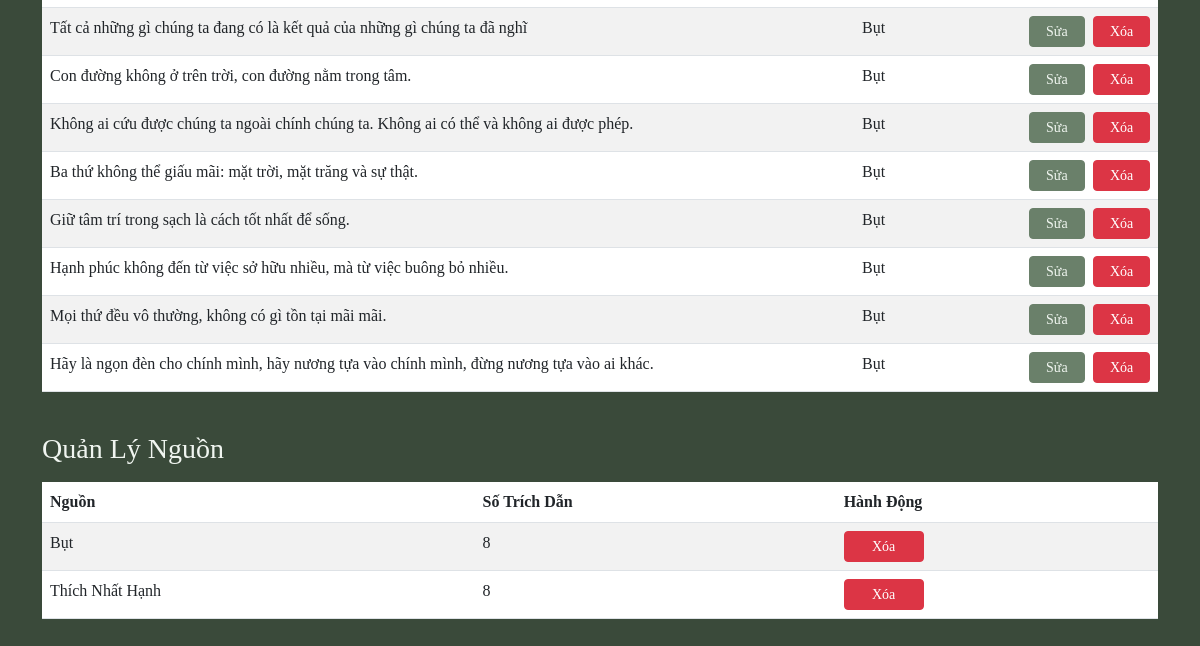
The page /manage (lower part) on the database as committed earlier.
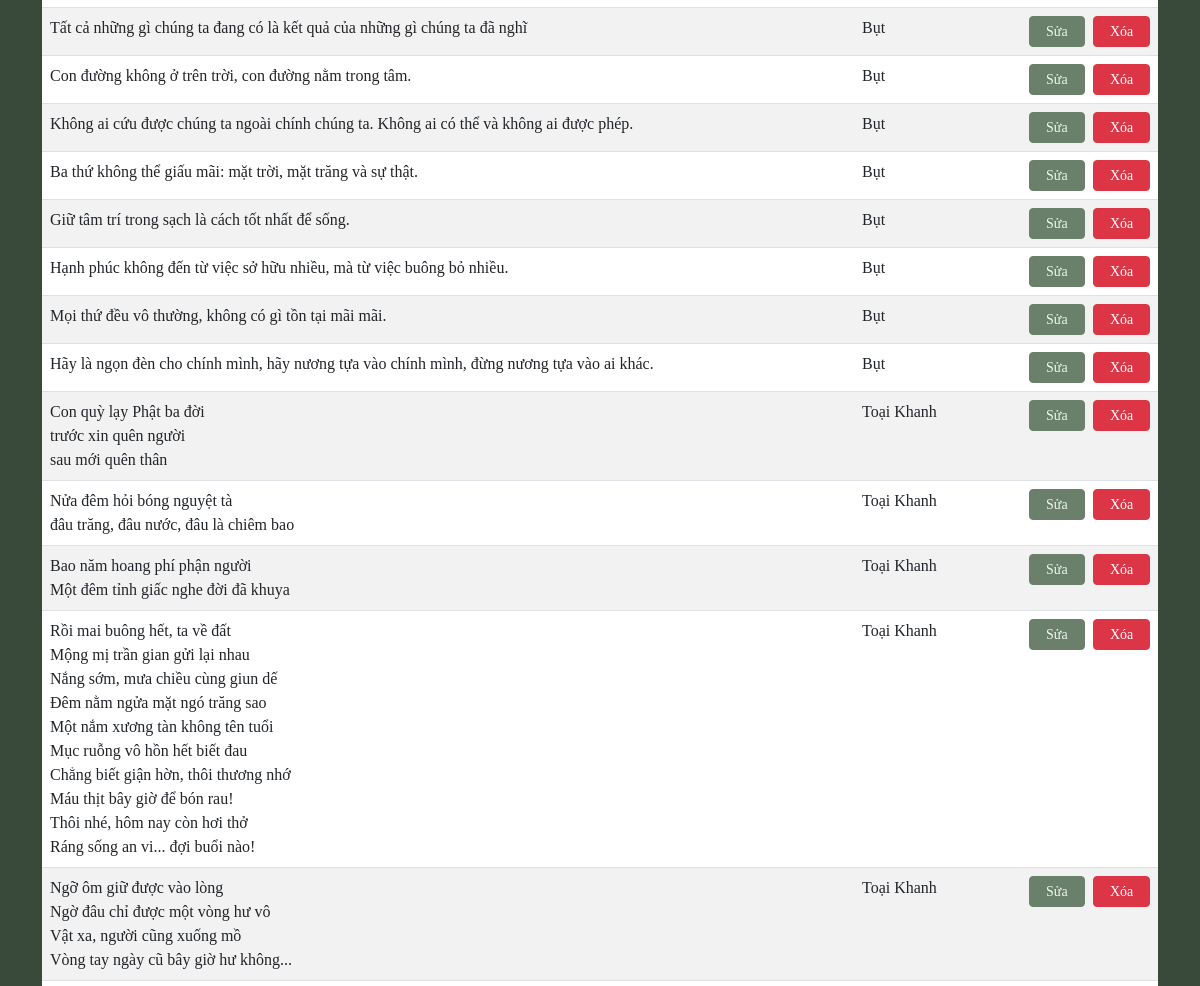
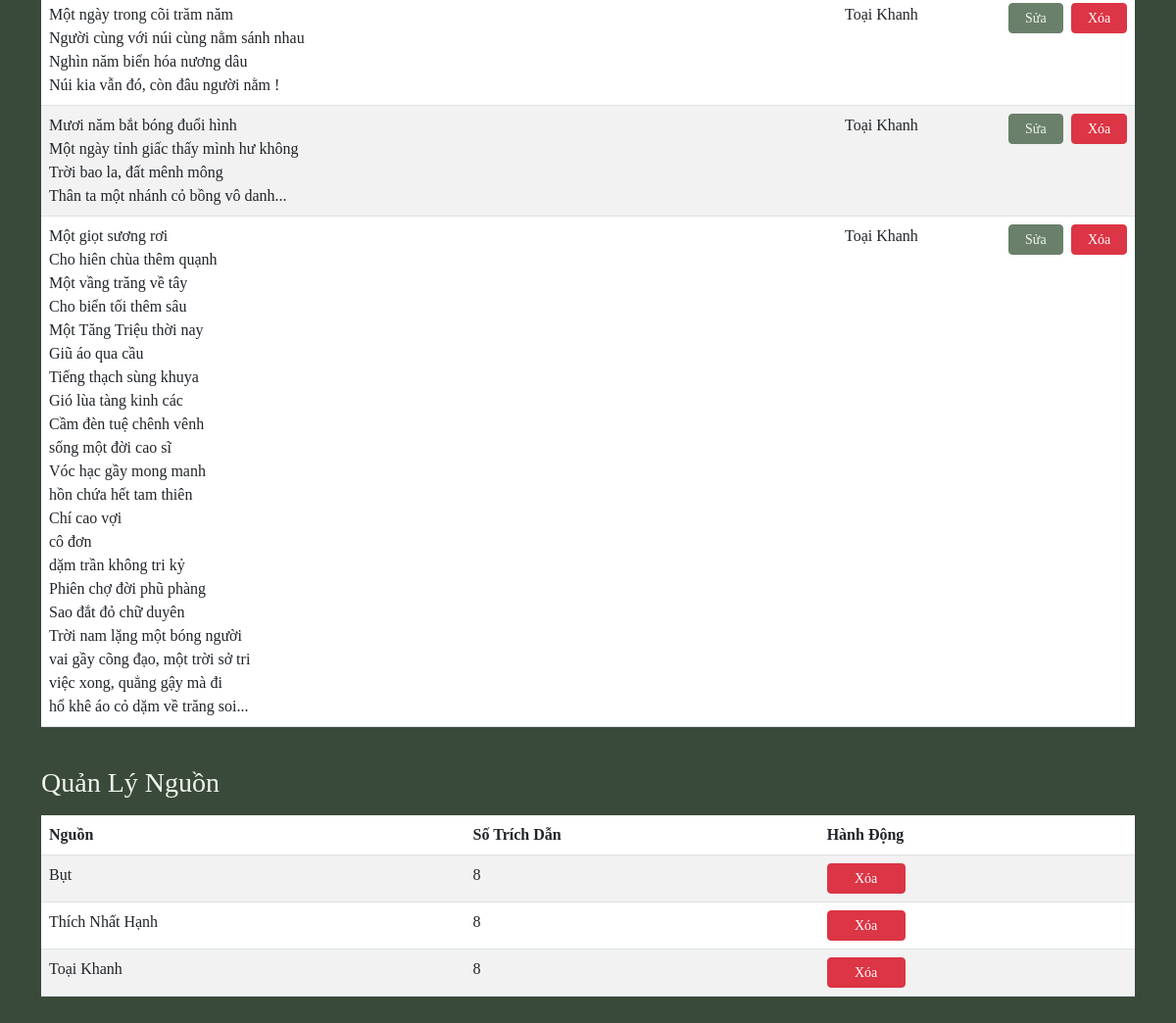
The same page on the database as committed later (2 pictures, top to bottom).
### tables this page shows
CREATE TABLE quotes 
                 (id INTEGER PRIMARY KEY AUTOINCREMENT,
                  content TEXT NOT NULL,
                  category TEXT NOT NULL);

### app.py (the view, shortened to what this page needs)
@app.route('/manage', methods=['GET', 'POST'])
def manage():
    conn = sqlite3.connect('quotes.db')
    conn.execute('PRAGMA encoding = "UTF-8"')
    c = conn.cursor()
    c.execute("SELECT * FROM quotes")
    quotes = c.fetchall()
    c.execute("SELECT DISTINCT category FROM quotes")
    categories = [row[0] for row in c.fetchall()]
    c.execute("SELECT category, COUNT(*) as count FROM quotes GROUP BY category")
    category_counts = c.fetchall()
    conn.close()
    return render_template('index.html', quotes=quotes, categories=categories, category_counts=category_counts)

### app.py (called while the page is built)
def nl2br(value):
    return Markup(value.replace('\n', '<br>'))

### templates/index.html (shortened to what this page needs)
{% extends "base.html" %}
{% block content %}
    <div class="table-responsive">
        <table class="table table-striped">
            <tbody>
                {% for quote in quotes %}
                <tr>
                    <td>{{ quote[1] | nl2br | safe }}</td>
                    <td>{{ quote[2] }}</td>
                    <td>
                        <div class="d-flex gap-2">
                            <button type="button" class="btn btn-primary btn-sm w-100 w-md-auto"
                                    data-bs-toggle="modal" data-bs-target="#editModal{{ quote[0] }}"
                                    style="max-width: 80px;">
                                Sửa
                            </button>
                            <button type="button" class="btn btn-danger btn-sm w-100 w-md-auto"
                                    onclick="promptDelete({{ quote[0] }})"
                                    style="max-width: 80px;">
                                Xóa
                            </button>
                        </div>
                    </td>
                </tr>
                {% endfor %}
            </tbody>
        </table>
    </div>
    <h3 class="mb-3 mt-4">Quản Lý Nguồn</h3>
    <div class="table-responsive">
        <table class="table table-striped">
            <thead>
                <tr>
                    <th>Nguồn</th>
                    <th>Số Trích Dẫn</th>
                    <th>Hành Động</th>
                </tr>
            </thead>
            <tbody>
                {% for category, count in category_counts %}
                <tr>
                    <td>{{ category }}</td>
                    <td>{{ count }}</td>
                    <td>
                        <button type="button" class="btn btn-danger btn-sm w-100 w-md-auto"
                                onclick="promptDeleteCategory('{{ category }}')"
                                style="max-width: 80px;">
                            Xóa
                        </button>
                    </td>
                </tr>
                {% endfor %}
            </tbody>
        </table>
    </div>
{% endblock %}

Rows that differ between the two databases and show on the page:
added quotes: content "Con quỳ lạy Phật ba đời trước xin quên người sau mới quên thân", category "Toại Khanh"
added quotes: content "Nửa đêm hỏi bóng nguyệt tà đâu trăng, đâu nước, đâu là chiêm bao", category "Toại Khanh"
added quotes: content "Bao năm hoang phí phận người Một đêm tỉnh giấc nghe đời đã khuya", category "Toại Khanh"
added quotes: content "Rồi mai buông hết, ta về đất Mộng mị trần gian gửi lại nhau Nắng sớm, mưa chiều cùng giun dế Đêm nằm ngửa mặt ngó trăng sao Một nắm xương tàn không tên tuổi Mục ruỗng vô hồn hết biết đau Chẳng biết giận hờn, thôi thương nhớ Máu thịt bây giờ để bón rau! Thôi nhé, hôm nay còn hơi thở Ráng sống an vi... đợi buổi nào!", category "Toại Khanh"
added quotes: content "Ngỡ ôm giữ được vào lòng Ngờ đâu chỉ được một vòng hư vô Vật xa, người cũng xuống mồ Vòng tay ngày cũ bây giờ hư không...", category "Toại Khanh"
added quotes: content "Một ngày trong cõi trăm năm Người cùng với núi cùng nằm sánh nhau Nghìn năm biển hóa nương dâu Núi kia vẫn đó, còn đâu người nằm !", category "Toại Khanh"
added quotes: content "Mươi năm bắt bóng đuổi hình Một ngày tỉnh giấc thấy mình hư không Trời bao la, đất mênh mông Thân ta một nhánh cỏ bồng vô danh...", category "Toại Khanh"
added quotes: content "Một giọt sương rơi Cho hiên chùa thêm quạnh Một vầng trăng về tây Cho biển tối thêm sâu Một Tăng Triệu thời nay Giũ áo qua cầu Tiếng thạch sùng khuya Gió lùa tàng kinh các Cầm đèn tuệ chênh vênh sống một đời cao sĩ Vóc hạc gầy mong manh hồn chứa hết tam thiên Chí cao vợi cô đơn dặm trần không tri kỷ Phiên chợ đời phũ phàng Sao đắt đỏ chữ duyên Trời nam lặng một bóng người vai gầy cõng đạo, một trời sở tri việc xong, quẳng gậy mà đi hổ khê áo cỏ dặm về trăng soi...", category "Toại Khanh"
Other text that changed with them:
new list line: "Toại Khanh 8 Xóa"
